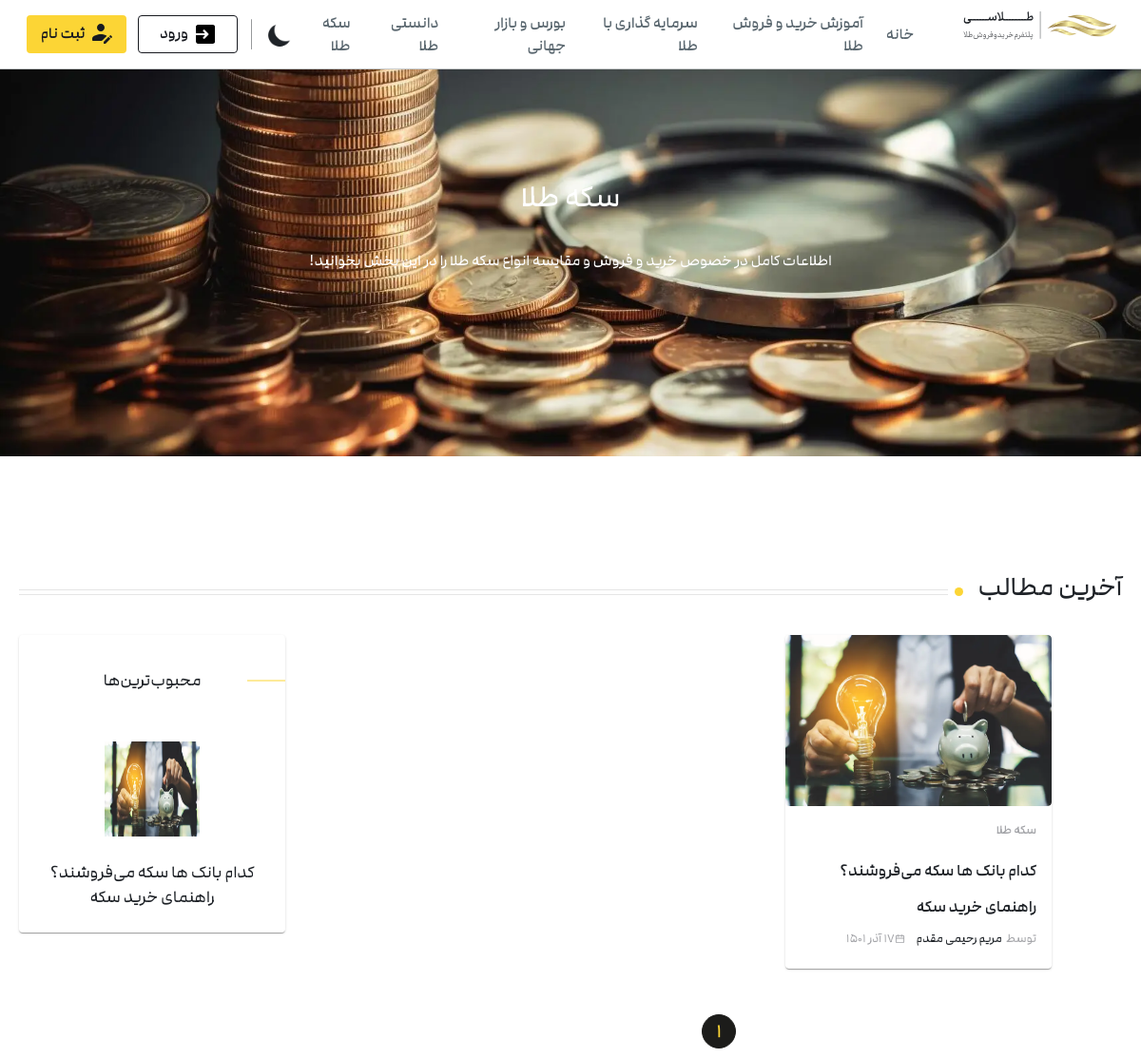
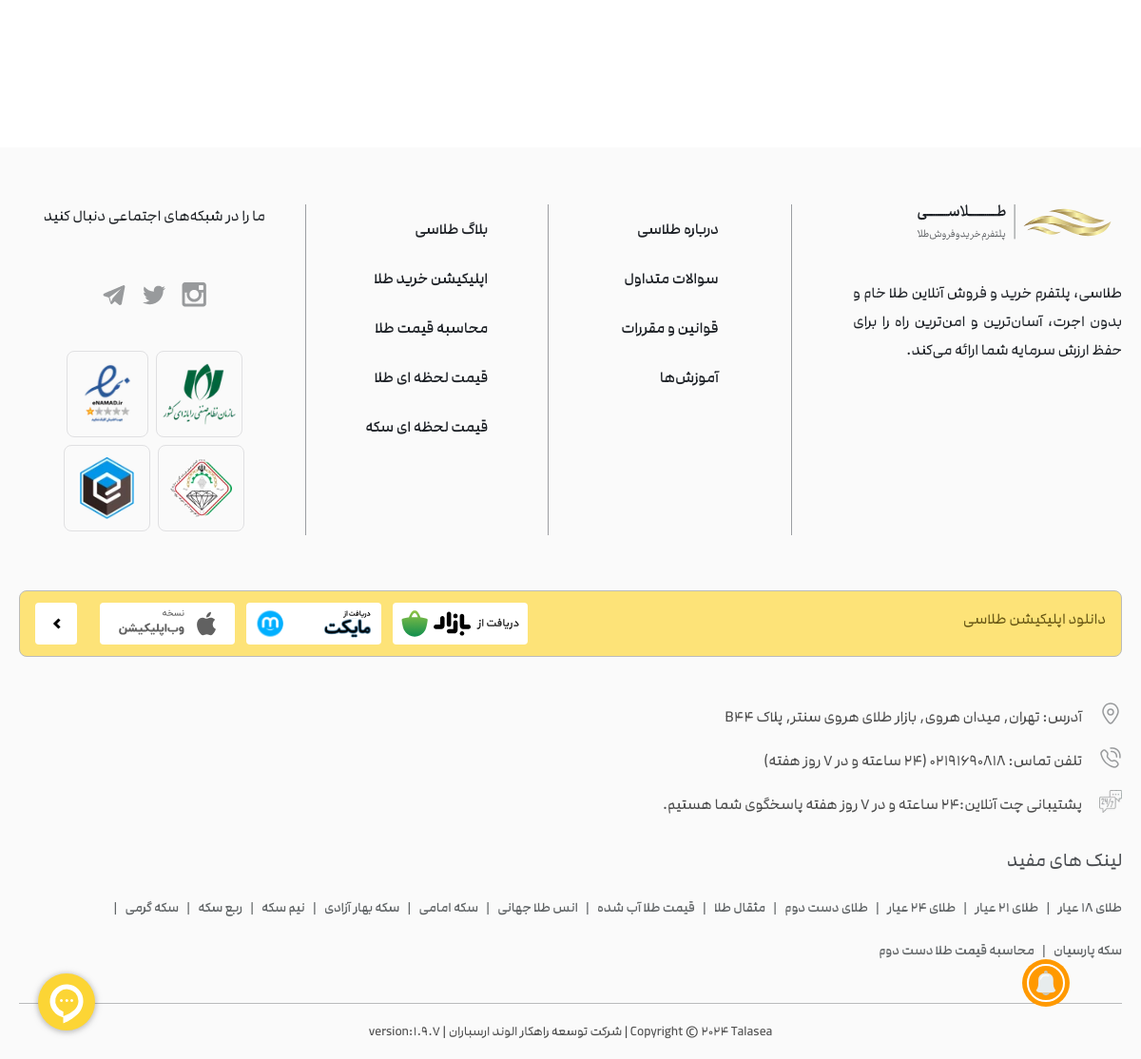
The app's page /blogs/coin with its own data (2 pictures, top to bottom).
### blog/models.py (models this page shows, shortened)
class Blog(models.Model):
    title = models.CharField(max_length=200)
    author = models.ForeignKey("Blog_author",on_delete=models.CASCADE)
    text = MarkdownxField(null=True, blank=True)
    created = models.DateTimeField(auto_now_add=True)
    blogid = models.UUIDField(default=uuid.uuid4,primary_key=True,
                              unique=True,editable=False)
    blog_image = models.ImageField(default="golzaaar.webp")
    day = models.PositiveSmallIntegerField(
        validators=[MinValueValidator(1), MaxValueValidator(30)]
    )
    month = models.CharField(choices=MONTHS, max_length=50)
    year = models.IntegerField()
    view_count = models.PositiveIntegerField(default=0)
    subject  = models.CharField(choices=PHRASES, max_length=50,default="دانستنی طلا")

class Blog_author(models.Model):
    name = models.CharField(max_length=200)
    authorid = models.UUIDField(default=uuid.uuid4,primary_key=True,
                              unique=True,editable=False)
    discription = models.TextField(null=True,blank=True)
    author_img = models.ImageField()

### blog/views.py (the view)
# urls.py: path("blogs/coin", views.coin, name="سکه طلا"),
def coin(request):
    latest = Blog.objects.filter(subject="سکه طلا").order_by("-created")
    best_rated = Blog.objects.filter(subject="سکه طلا").annotate(average_rating=Avg('ratings__rating')).order_by('-average_rating').first()
    best_rateds = Blog.objects.filter(subject="سکه طلا").annotate(average_rating=Avg('ratings__rating')).order_by('-average_rating')[1:9]
    p = Paginator(latest, 11)
    page = request.GET.get("page")
    items = p.get_page(page)
    return render(request, "coin.html", {"latest": items, "best_rated": best_rated, "best_rateds": best_rateds})

### templates/coin.html (shortened to what this page needs)
{% extends "base_blog.html" %} {% block content %} {% load static %}
<div class="big-container">
  <div class="bigin">
    <img alt="مقالات مربوط به آموزش خرید و فروش طلا" loading="lazy" width="1600"
    height="478" decoding="async" data-nimg="1" class="big_img" src="{% static "img/coin.webp" %}" style="color: transparent" />
    <h1 class="title_blog">سکه طلا</h1>
    <h2 class="dis_blog">
        اطلاعات کامل در خصوص خرید و فروش و مقایسه انواع سکه طلا را در این بخش بخوانید!
    </h2>
  </div>
</div>
  <section class="wp-page-container">
    <div class="wp-page-content">
      <div class="allArticles_recentArticles">
        <div class="sectionTitle_sectionTopTitle">
          <h3>آخرین مطالب</h3>
          <div class="sectionTitle_titleDot"></div>
          <div class="sectionTitle_titleLines">
            <div class="sectionTitle_titleLine"></div>
            <div class="sectionTitle_titleLine"></div>
          </div>
        </div>
        <div class="allArticles_recentArticlesBody">
          <div class="allArticles_allArticles">
            <div class="allArticles_allArticlesContent">
              {% for blog in latest %}
              <div class="allArticles_contentContainer__BqTNO">
                <article class="allArticles_content__F1GyD">
                  <a
                    class="allArticles_imgContent__vW18z"
                    href="{% url "blog" blog.blogid %}"
                    ><img
                      alt="{{blog.title}}"
                      loading="lazy"
                      width="312"
                      height="244"
                      decoding="async"
                      data-nimg="1"
                      class="efect-img"
                      src="{{blog.blog_image.url}}"
                      style="color: transparent"
                  /></a>
                  <div class="allArticles_contentTexts__IJt4L">
                    <a class="main_categoryLink" href="/mag/facts"
                      >{{blog.subject}}</a
                    >
                    <h2 class="main_title__LBSV_">
                      <a
                        href="{% url "blog" blog.blogid %}"
                        class="underline-hover-effect2"
                        >{{blog.title}}</a
                      >
                    </h2>
                    <ul class="moreItem_moreData">
                      <div class="moreItem_moreDataContent__dF8j_">
                        <a
                          class="moreItem_moreDataItem__pSgI3"
                          href="/mag/@marzieh"
                          ><span>توسط</span
                          ><span class="moreItem_author2">{{blog.author.name}}</span></a
                        >
                      </div>
                      <div class="moreItem_moreDataContent__dF8j_">
                        <li class="moreItem_moreDataItem__pSgI3">
                          <img
                            alt="تاریخ انتشار مقاله"
                            loading="lazy"
                            width="11"
                            height="11"
                            decoding="async"
                            data-nimg="1"
                            src="{% static "img/calender.svg" %}"
                            style="color: transparent"
                          /><span>{{blog.day}} {{blog.month}} {{blog.year}}</span>
                        </li>
                      </div>
                    </ul>
                  </div>
                </article>
              </div>
              {% endfor %}
              </div>
              <div class="pagination_container">
                <a class="pagination_current" href="#">{{latest.number}}</a>
            </div>
          </div>
          <div class="allArticles_leftData">
            <div class="sideItem_sideItem">
              <div class="sideItem_sideTitle">
                <span>محبوب‌ترین‌ها</span>
              </div>
              <a
                class="sideItem_firstItem__GxelP"
                href="{% url "blog" best_rated.blogid %}"
                ><div class="sideItem_firstItemImg__JFAeB">
                  <img
                    alt="{{best_rated.title}}"
                    loading="lazy"
                    width="100"
                    height="100"
                    decoding="async"
                    data-nimg="1"
                    src="{{best_rated.blog_image.url}}"
                    style="color: transparent"
                  />
                </div>
                <h3>{{best_rated.title}}</h3></a
              >
            </div>
          </div>
        </div>
      </div>
    </div>
  </section>
{% endblock content %}

### records on screen
Blog: blog_image (picture), subject "سکه طلا", title "کدام بانک ها سکه می‌فروشند؟ راهنمای خرید سکه", author.name "مریم رحیمی مقدم", day "17", month "آذر", year "1501"

### other values on screen
{{ latest.number }} "1"
